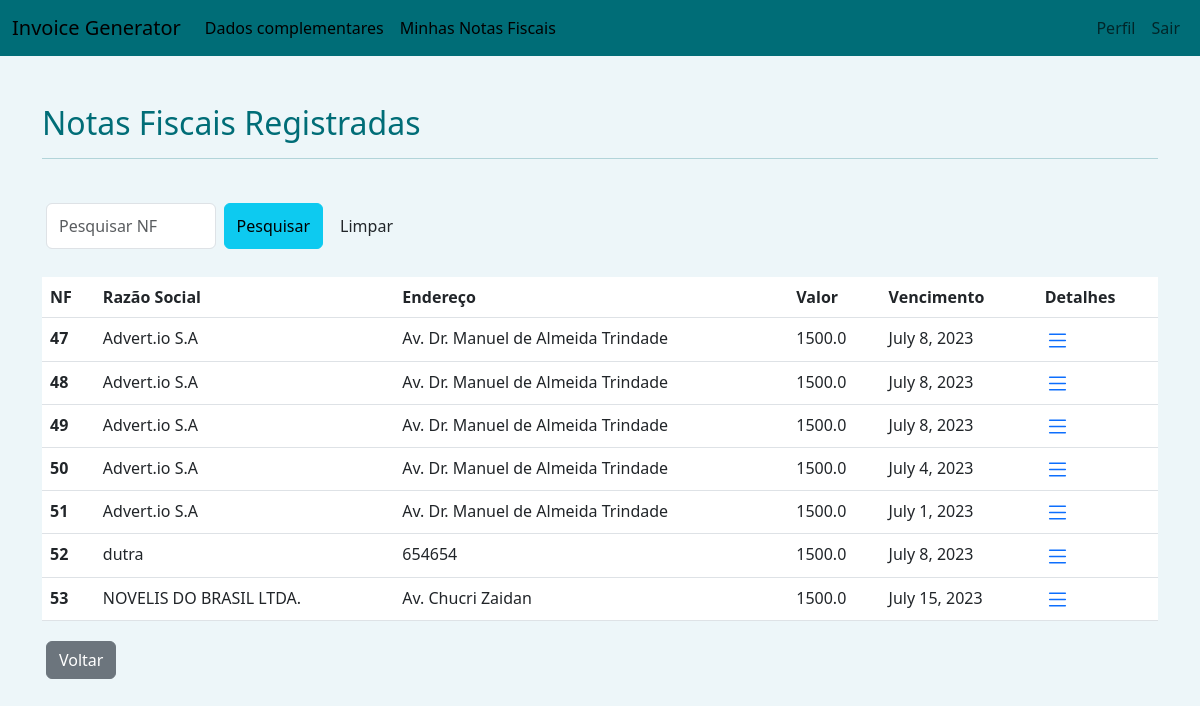
The page /invoicesearch (signed in) on the database as committed earlier.
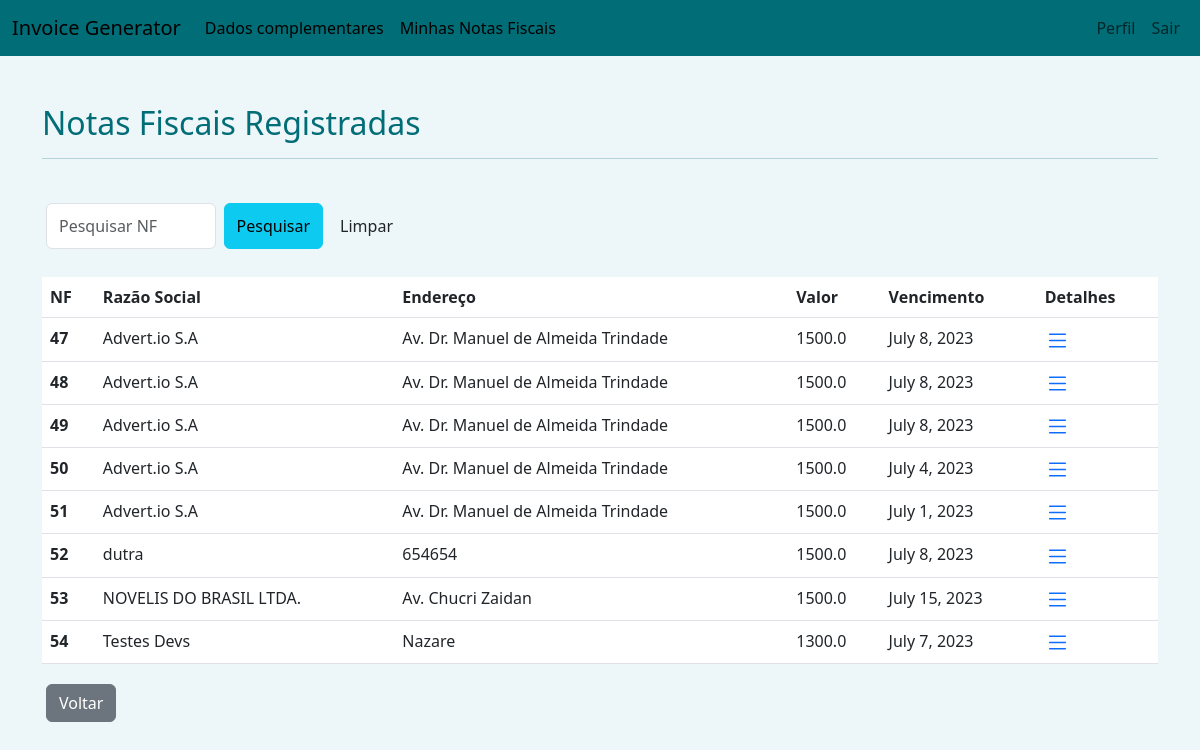
The same page on the database as committed later.
### app/models.py (models this page shows, shortened)
class Invoice(models.Model):
    username = models.CharField(max_length=100)
    num_invoice = models.IntegerField(default=1)
    nome_emissor = models.CharField(max_length=100)
    sobrenome_emissor = models.CharField(max_length=100)
    email_emissor = models.CharField(max_length=50)
    cnpj_emissor = models.CharField(max_length=100)
    swiftcode = models.CharField(max_length=100)
    ibancode = models.CharField(max_length=100)
    salario = models.CharField(max_length=100)
    cep_emissor = models.CharField(max_length=10)
    logradouro_emissor = models.CharField(max_length=100)
    complemento_emissor = models.CharField(max_length=100)
    num_emissor = models.CharField(max_length=5)
    bairro_emissor = models.CharField(max_length=50)
    cidade_emissor = models.CharField(max_length=50)
    estado_emissor = models.CharField(max_length=50)
    nome_destinatario = models.CharField(max_length=100)
    cnpj_destinatario = models.CharField(max_length=100)
    cep_destinatario = models.CharField(max_length=10)
    logradouro_destinatario = models.CharField(max_length=100)
    num_destinatario = models.CharField(max_length=5)
    bairro_destinatario = models.CharField(max_length=50)
    cidade_destinatario = models.CharField(max_length=50)
    estado_destinatario = models.CharField(max_length=50)
    issuedate = models.DateField()
    duedate = models.DateField()

### app/views.py (the view)
# urls.py: path('invoicesearch', invoicesearch, name='invoicesearch')
@login_required(login_url="/auth/login/")
def invoicesearch(request):
    txt_search = request.GET.get('search')
    if txt_search:
        if Invoice.objects.filter(num_invoice__icontains = txt_search):
            notafiscal = Invoice.objects.filter(num_invoice__icontains = txt_search)
            return render(request, 'invoicelist.html', {"notafiscal":notafiscal} )
    else:
        notafiscal = Invoice.objects.all()
        return render(request, 'invoicelist.html', {"notafiscal":notafiscal} )

### app/templates/invoicelist.html (shortened to what this page needs)
{% extends 'base.html' %}
{% load static %}
{% block 'head' %}
<link rel="stylesheet" href="{% static 'css/style.css' %}"> {% endblock %}
{% block 'body' %}
<div class="container mt-5">
        <h2>Notas Fiscais Registradas</h2>
        <hr>
        <br>
        <div class="col-md-4 p-1">
          <form class="d-flex" role="search" method="get" action="{% url 'invoicesearch' %}">
            <input class="form-control me-2" type="search" placeholder="Pesquisar NF" aria-label="Search" name="search">
            <button class="btn btn-info" type="submit">Pesquisar</button>
            <a href="{% url 'invoicelist' %}"> <input type="button" value="Limpar" class="btn btn-unline-warning m-1"> </a>
          </form>
        </div>
        <br>
        <table class="table" >
            <thead>
              <tr>
                <th scope="col">NF</th>
                <th scope="col">Razão Social</th>
                <th scope="col">Endereço</th>
                <th scope="col">Valor</th>
                <th scope="col">Vencimento</th>
                <th scope="col">Detalhes</th>
              </tr>
            </thead>
            {% for item in notafiscal %}
            <tbody>
              <tr>
                <th scope="row">{{item.num_invoice}}</th>
                <td>{{item.nome_destinatario}}</td>
                <td>{{item.logradouro_destinatario}}</td>
                <td>{{item.salario}}</td>
                <td>{{item.duedate}}</td>
                <td><a href="{% url 'invoicedetails' item.id %}"> </a></td>
              </tr>
              {% empty %}
              <tr>
                <th scope="row">Nenhuma Nota Fiscal Registrada.</th>
              </tr>
              {% endfor %}
            </tbody>
          </table>
          <a href="{% url 'companylist' %}"> <input type="button" value="Voltar" class="btn btn-secondary m-1"> </a>
    </div>
{% endblock %}

Rows that differ between the two databases and show on the page:
added Invoice: num_invoice "54", nome_destinatario "Testes Devs", logradouro_destinatario "Nazare", salario "1300.0", duedate "July 7, 2023"
